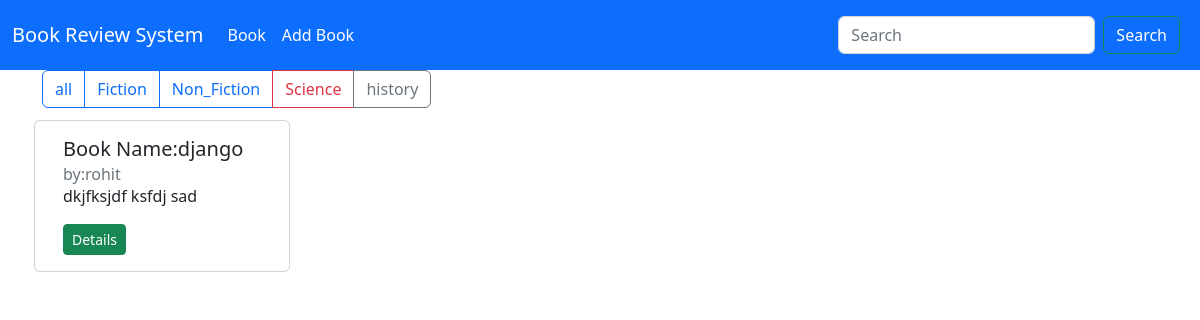
Screenshot of /book_list/?genre=non_fiction with the database file from the repository.
### book/models.py (models this page shows, shortened)
class Book(models.Model):
    GENRE_CHOICES=[
        ('fiction','Fiction'),
        ('non_fiction','Non_Fiction'),
        ('science','Science'),
        ('history','History'),
        ('other','Other')
    ]
    title = models.CharField(max_length = 150)
    author = models.CharField(max_length = 150)
    description = models.TextField()
    genre = models.CharField(max_length = 20,choices = GENRE_CHOICES)
    isbn = models.CharField('ISBN',max_length=13,unique=True)
    publication_date= models.DateField()
    average_rating = models.DecimalField(max_digits=3, decimal_places=2,
    validators=[MinValueValidator(0),MaxValueValidator(5)])
    created_at = models.DateTimeField(auto_now_add=True)
    updated_at = models.DateTimeField(auto_now=True)

### book/views.py (the view)
# urls.py: path('book_list/', views.book_list ,name="list"),
def book_list(request):
    genre = request.GET.get('genre')
    if genre:
        books = Book.objects.filter(genre=genre).order_by('-created_at')
    else:
        books = Book.objects.all().order_by("created_at")
    return render(request, 'book/book_list.html',{'books':books})

### book/templates/book/book_list.html (shortened to what this page needs)
{% extends 'book/base.html' %}
{% block maincontent %}
<div class="container">
  <div class="row">
    <div class="col">
      <div class="btn-group mb-2">
        <a href="{% url 'list' %}" class="btn btn-outline-primary" {% if not request.GET.genre %}active{% endif %}>all</a>
        <a href="?genre=fiction" class="btn btn-outline-primary"{% if request.GET.genre == 'fiction' %}active{% endif %}>Fiction</a>
        <a href="?genre=non_fiction" class="btn btn-outline-primary" {% if request.GET.genre == 'non_fiction' %}active{% endif %}>Non_Fiction</a>
        <a href="?genre=science" class="btn btn-outline-danger" {% if request.GET.genre == 'science' %}active{% endif %}>Science</a>
        <a href="?genre=history" class="btn btn-outline-secondary" {% if request.GET.genre == 'history' %}active{% endif %}>history</a>
      </div>
    <div class="row">
        {% for book in books %}
        <div class="card m-1" style="width:16rem;" height="250px">
            <div class="card-body">
              <h5 class="card-title ">Book Name:{{book.title}}</h5>
              <h6 class="card-subtitle text-muted ">by:{{book.author}} </h6>
              <p>{{book.description|truncatewords:30}}</p>
            <a href="{% url 'detail' book.id %}" class="btn btn-success btn-sm">Details</a>
            </div>
        </div>
        {% endfor %}
      </div>
    </div>
</div>
{% endblock maincontent %}

### rows the page displays
Book: title "django", author "rohit", description "dkjfksjdf ksfdj sad"
